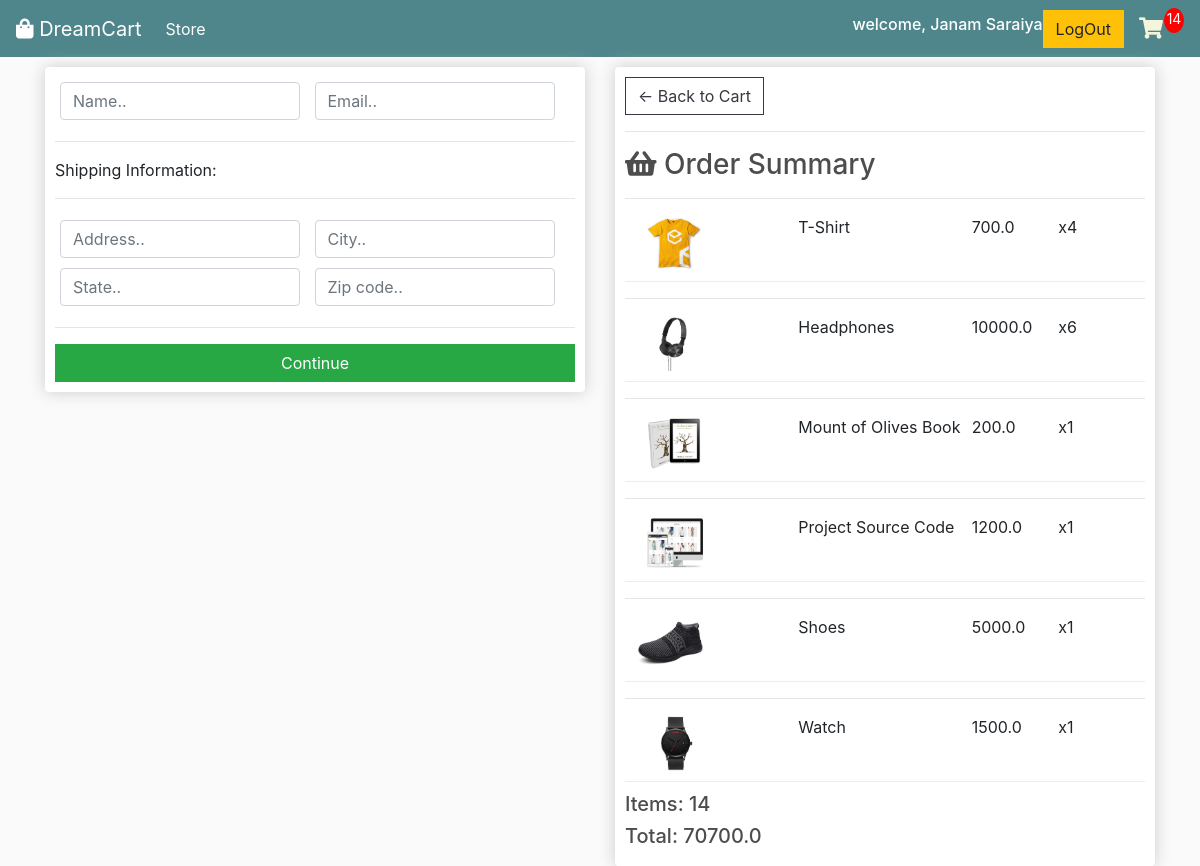
Screenshot of /checkout/ (signed in) with the database file from the repository.
### store/models.py (models this page shows, shortened)
class Customer(models.Model):
     user  = models.OneToOneField(User, on_delete=models.CASCADE, null=True, blank=True)
     name  = models.CharField(max_length=200,null=True)
     email = models.CharField(max_length=200,null=True)

class Order(models.Model):
     customer      = models.ForeignKey(Customer,on_delete=models.SET_NULL,null=True,blank=True)
     date_ordered  = models.DateTimeField(auto_now_add=True)
     complete      = models.BooleanField(default=False)
     trasaction_id = models.CharField(max_length=100,null=True)
     @property
     def get_cart_total(self):
          total = 0
          for item in self.orderitem_set.all():
               total +=item.get_total
          return total
     @property
     def get_cart_items(self):
          total_items = 0
          for item in self.orderitem_set.all():
               total_items += item.quantity
          return total_items

class OrderItem(models.Model):
     product    = models.ForeignKey(Product,on_delete=models.SET_NULL,null=True)
     order      = models.ForeignKey(Order, on_delete=models.SET_NULL,null=True)
     quantity   = models.IntegerField(default=0, null=True, blank=True)
     date_added = models.DateTimeField(auto_now_add=True)
     @property
     def get_total(self):
          total = self.product.price * self.quantity
          return total

class Product(models.Model):
     name    = models.CharField(max_length=200,null=True)
     price   = models.FloatField()
     digital = models.BooleanField(default=False,null=True,blank=True)
     image   = models.ImageField(null=True, blank=True)
     @property
     def imageURL(self):
          try:
               url = self.image.url
          except:
               url = 'images/placeholder.png'
          return url

### store/views.py (the view)
# urls.py: path('checkout/',checkout,name='checkout'),
def checkout(request):
     if request.user.is_authenticated:
          customer = request.user.customer
          order = Order.objects.get(customer=customer, complete =False)
          items = order.orderitem_set.all()
     else:
          items =[]
          order = {'get_cart_total':0,'get_cart_items':0}
     context ={
          'items': items,
          'order': order
     }
     return render(request,'store/checkout.html',context)

### store/templates/store/checkout.html (shortened to what this page needs)
{% extends 'store/main.html' %}
{% load static %}
{% block content %}
<div class="row">
     <div class="col-lg-6">
          <div class="box-element" id="form-wrapper">
               <form id="form">
                    <div id="user-info">
                         <div class="form-field">
                              <input required class="form-control" type="text" name="name" placeholder="Name..">
                         </div>
                         <div class="form-field">
                              <input required class="form-control" type="email" name="email" placeholder="Email..">
                         </div>
                    </div>
                    <div id="shipping-info">
                         <hr>
                         <p>Shipping Information:</p>
                         <hr>
                         <div class="form-field">
                              <input class="form-control" type="text" name="address" placeholder="Address..">
                         </div>
                         <div class="form-field">
                              <input class="form-control" type="text" name="city" placeholder="City..">
                         </div>
                         <div class="form-field">
                              <input class="form-control" type="text" name="state" placeholder="State..">
                         </div>
                         <div class="form-field">
                              <input class="form-control" type="text" name="zipcode" placeholder="Zip code..">
                         </div>
                    </div>
                    <hr>
                    <input id="form-button" class="btn btn-success btn-block" type="submit" value="Continue">
               </form>
          </div>
          <br>
     </div>
     <div class="col-lg-6">
          <div class="box-element">
               <a class="btn btn-outline-dark" href="{% url 'cart' %}">&#x2190; Back to Cart</a>
               <hr>
               <h3><i class="fas fa-shopping-basket"></i> Order Summary</h3>
               {% for item in items %}
               <hr>
               <div class="cart-row">
                    <div style="flex:2"><img class="row-image" src="{{item.product.imageURL}}"></div>
                    <div style="flex:2">
                         <p>{{item.product.name}}</p>
                    </div>
                    <div style="flex:1">
                         <p>{{item.product.price}}</p>
                    </div>
                    <div style="flex:1">
                         <p>x{{item.quantity}}</p>
                    </div>
               </div>
               {% endfor %}
               <h5>Items: {{order.get_cart_items}}</h5>
               <h5>Total: {{order.get_cart_total}}</h5>
          </div>
     </div>
</div>
{% endblock %}

### store/templates/store/navbar.html (shortened to what this page needs)
{% load static %}
<nav class="navbar navbar-expand-lg navbar-dark bg-dark">
     <a class="navbar-brand" href="{% url 'store' %}"><i class="fas fa-shopping-bag"></i> DreamCart</a>
     <div class="collapse navbar-collapse" id="navbarSupportedContent">
          <ul class="navbar-nav mr-auto">
               <li class="nav-item active">
                    <a class="nav-link" href="{% url 'store' %}">Store <span class="sr-only">(current)</span></a>
               </li>
          </ul>
          <div class="form-inline my-2 my-lg-0">
               {% if user.is_authenticated %}
               <h6 class="text-white">
               welcome,
                    {{user.customer.name}}</h6>
                    <a href="" class="btn btn-warning"> LogOut</a>
               {% else %}
               <a href="" class="btn btn-warning">Login</a>
               {% endif %}
               <a style="color: beige;" href="{% url 'cart' %}"><i class="fas fa-shopping-cart fa-lg" id="cart-icon"></i></a>
               <p id='cart-total'>{{request.user.customer.order_set.first.get_cart_items}}</p>
          </div>
     </div>
</nav>

### static/css/main.css (style rules this page uses)
body { background-color: hsl(0, 0%, 98%); }
h1,h2,h3,h4,h5,h6 { color:hsl(0, 0%, 30%); }
.box-element { box-shadow:hsl(0, 0%, 80%) 0 0 16px; background-color: #fff; border-radius: 4px; padding: 10px; }
.bg-dark { background-color: #4f868c!important; }
#cart-icon { width:25px; display: inline-block; margin-left: 15px; }
#cart-total { display: block; text-align: center; color:#fff; background-color: red; width: 20px; height: 25px; border-radius: 50%; font-size: 14px; }
.col-lg-4, .col-lg-6, .col-lg-8, .col-lg-12 { margin-top: 10px; }
.btn { border-radius: 0; }
.row-image { width: 100px; }
.form-field { width:250px; display: inline-block; padding: 5px; }
.cart-row { display: flex; align-items: flex-stretch; padding-bottom: 10px; margin-bottom: 10px; border-bottom: 1px solid #ececec; }

### rows the page displays
OrderItem: product.imageURL (picture), product.name "T-Shirt", product.price "700.0", quantity "4"
OrderItem: product.imageURL (picture), product.name "Headphones", product.price "10000.0", quantity "6"
OrderItem: product.imageURL (picture), product.name "Mount of Olives Book", product.price "200.0", quantity "1"
OrderItem: product.imageURL (picture), product.name "Project Source Code", product.price "1200.0", quantity "1"
OrderItem: product.imageURL (picture), product.name "Shoes", product.price "5000.0", quantity "1"
OrderItem: product.imageURL (picture), product.name "Watch", product.price "1500.0", quantity "1"
Order: get_cart_items "14", get_cart_total "70700.0"

### other values shown
{{ user.customer.name }} "Janam Saraiya"
{{ request.user.customer.order_set.first.get_cart_items }} "14"
